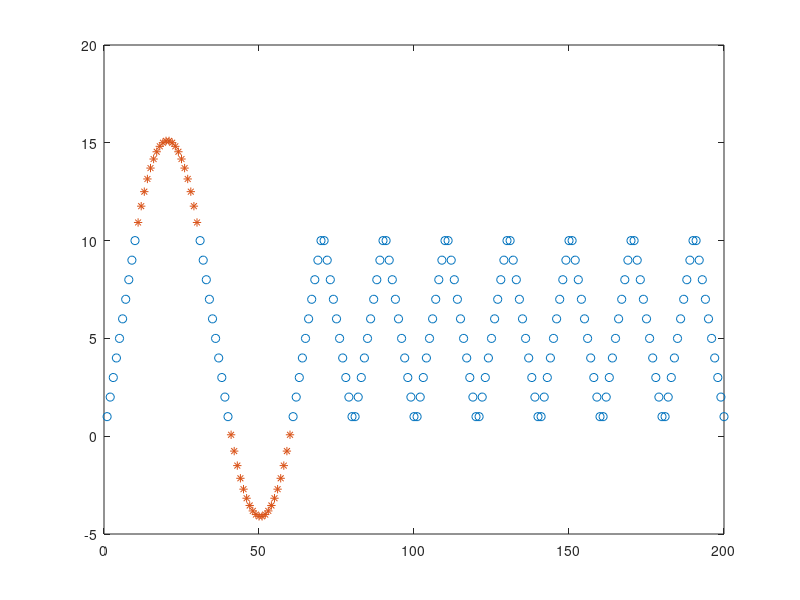
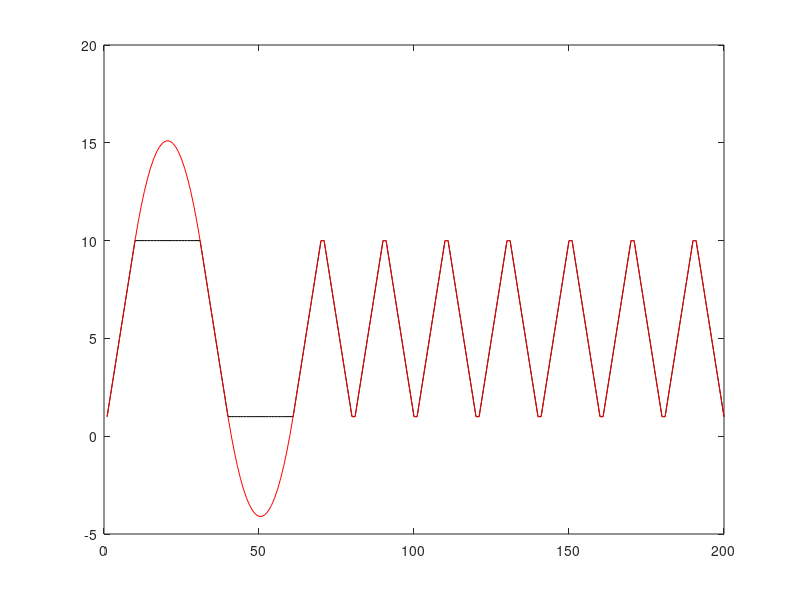

Recreate these plots in MATLAB, in order.
% function to simulate data and interpolate it with interp1 function from
% matlab.
%
% Developed by Nicolas Clairis with Catherine Bratschi - March 2022


% define threshold for saturation
highThreshold = 10;
lowThreshold = 1;

% create oscillating variable
d = repmat([1:10,10:-1:1],1,10);
% add saturation on top
d(11:30) = 10;
% add saturation at bottom
d(41:60) = 1;

% extract x index
x = 1:length(d);

% define samples where saturation happens
badSamples = false(1,length(x));
iCluster = 0;
for iSample = x
    if (d(iSample) == highThreshold) || (d(iSample) == lowThreshold)
        iCluster = iCluster + 1;
        if iCluster > 1
            badSamples(iSample) = true;
        end
    else
        if iCluster > 1
            badSamples(iSample - 1) = false;
        end
        iCluster = 0;
    end
end % loop through all samples
badSamplesIdx = find(badSamples);
% define good samples (ie where no interpolation is needed)
goodSamples = x;
% remove all bad samples
goodSamples(badSamples) = [];
% perform the interpolation
d3 = interp1(goodSamples,d(goodSamples),badSamplesIdx,'spline');
% look at the data
plot(goodSamples,d(goodSamples),'o',badSamplesIdx,d3,'*')
% replace bad samples by interpolated data
d_corrected = NaN(size(d));
d_corrected(goodSamples) = d(goodSamples);
d_corrected(badSamples) = d3;
figure;
figure;plot(x,d,'-','Color','k');hold on;
plot(x,d_corrected,'-','Color','r');